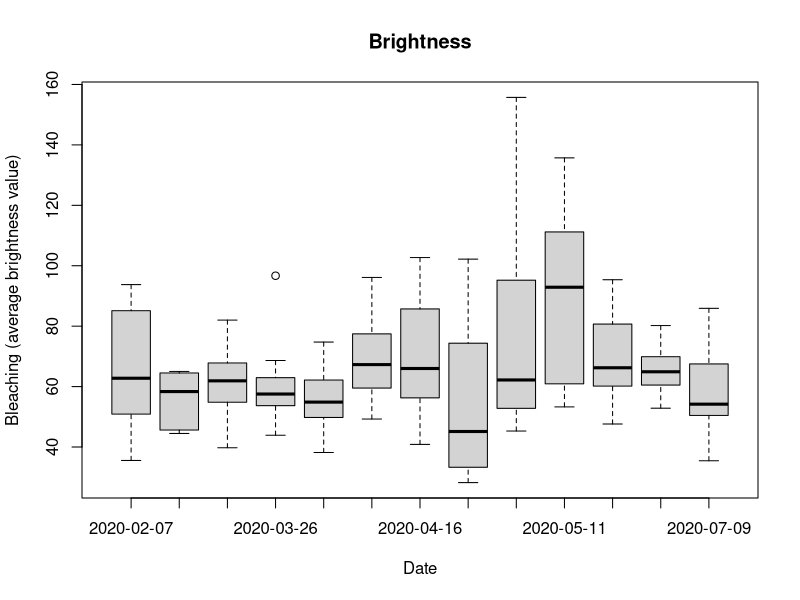
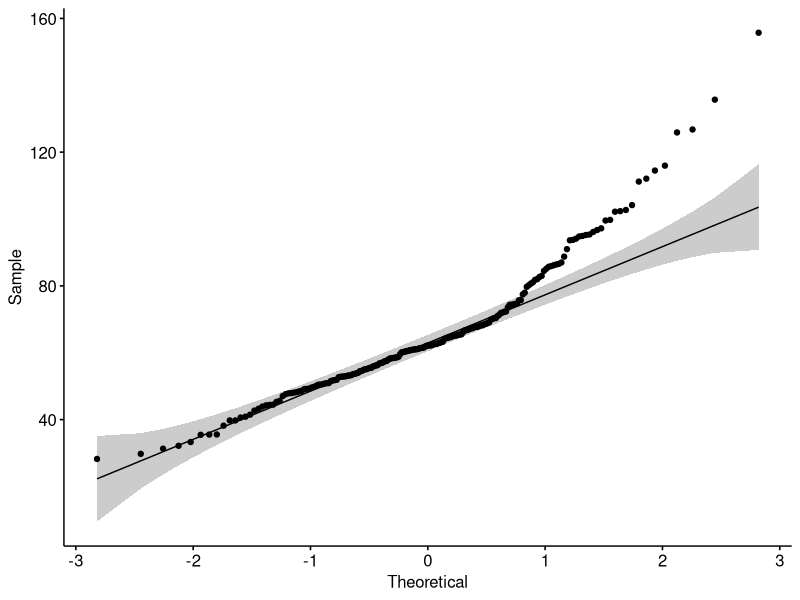
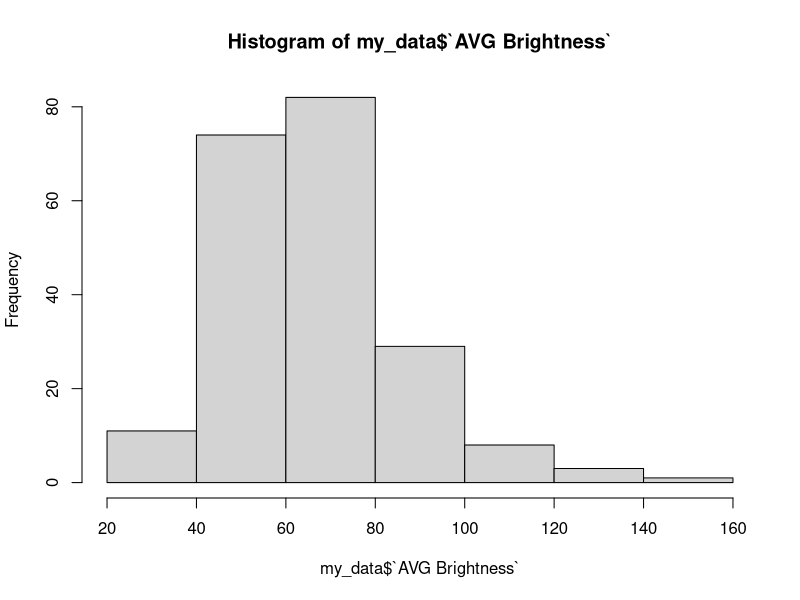

The R source for these figures, in order: (Note: this script raises an error after producing the figures.)
# loading libraries
library("readxl")
library("tidyverse")
library("lattice")
library("rstatix")
library("ggpubr")

# loading xls files
my_data <- read_excel("ImageJ_R.xlsx", sheet = 2)

# combining relevant sheets of excel file
for (i in 3:19) {
  temp <- read_excel("ImageJ_R.xlsx", sheet = i)
  my_data <- rbind(my_data, temp)
  print(i)
}

# removing unnecessary columns
my_data <- my_data[c(3,5,21,22)]

# removing rows containing NAs (so the rows that don't contain the average values for brightness/survival)
my_data <- na.omit(my_data)

# write.csv(my_data,"test.csv", row.names = FALSE)

## check repeated measures ANOVA requirements

# visualising data with box plots to see if there are outliers

boxplot(my_data$`AVG Brightness` ~ my_data$Date,
        data=my_data, 
        main="Brightness", 
        xlab="Date", 
        ylab="Bleaching (average brightness value)")
# outliers identified seem "normal"

# normality tests
ggqqplot(my_data, x = "AVG Brightness")

hist(my_data$`AVG Brightness`)

shapiro_test(my_data$`AVG Brightness`)

# not normal -> sqrt transformation
my_data <- transform(my_data, `SQRT AVG Brightness`= sqrt(`AVG Brightness`))

ggqqplot(my_data, x = "SQRT.AVG.Brightness")

hist(my_data$SQRT.AVG.Brightness)

shapiro_test(my_data$SQRT.AVG.Brightness)

# still not normal -> log10 transformation
my_data <- transform(my_data, LOG10.AVG.Brightness= log10(AVG.Brightness))

ggqqplot(my_data, x = "LOG10.AVG.Brightness")

hist(my_data$LOG10.AVG.Brightness)

shapiro_test(my_data$LOG10.AVG.Brightness)

# still not normal -> 1/x transformation
my_data <- transform(my_data, INVERSE.AVG.Brightness= 1/AVG.Brightness)

ggqqplot(my_data, x = "INVERSE.AVG.Brightness")

hist(my_data$INVERSE.AVG.Brightness)

shapiro_test(my_data$INVERSE.AVG.Brightness)





## Exploratory graphs:

# creating average values for brightness and survival per origin and date
my_data <- as.tbl(my_data) %>% 
  bind_rows(my_data) %>% 
  group_by(Origin, Date) %>% 
  summarise_all(c("mean"))

# bleaching plot
xyplot(my_data$`AVG.Brightness` ~ my_data$Date, 
                        data = my_data, 
                        groups=my_data$Origin, 
                        auto.key = TRUE, 
                        par.settings = list(superpose.symbol = list(col = c("blue","green"),
                                                   pch = 19),
                           superpose.line = list(col = c("blue","green"),
                                                 lwd = 2)),
                        type = "l", 
                        xlab="Date", 
                        ylab="Bleaching (average brightness value)")

# survival plot
xyplot(my_data$`AVG.Survival` ~ my_data$Date, 
       data = my_data, 
       groups=my_data$Origin, 
       auto.key = TRUE, 
       par.settings = list(superpose.symbol = list(col = c("blue","green"),
                                                   pch = 19),
                           superpose.line = list(col = c("blue","green"),
                                                 lwd = 2)),
       type = "l", 
       xlab="Date", 
       ylab="Survival (average % survival)")
